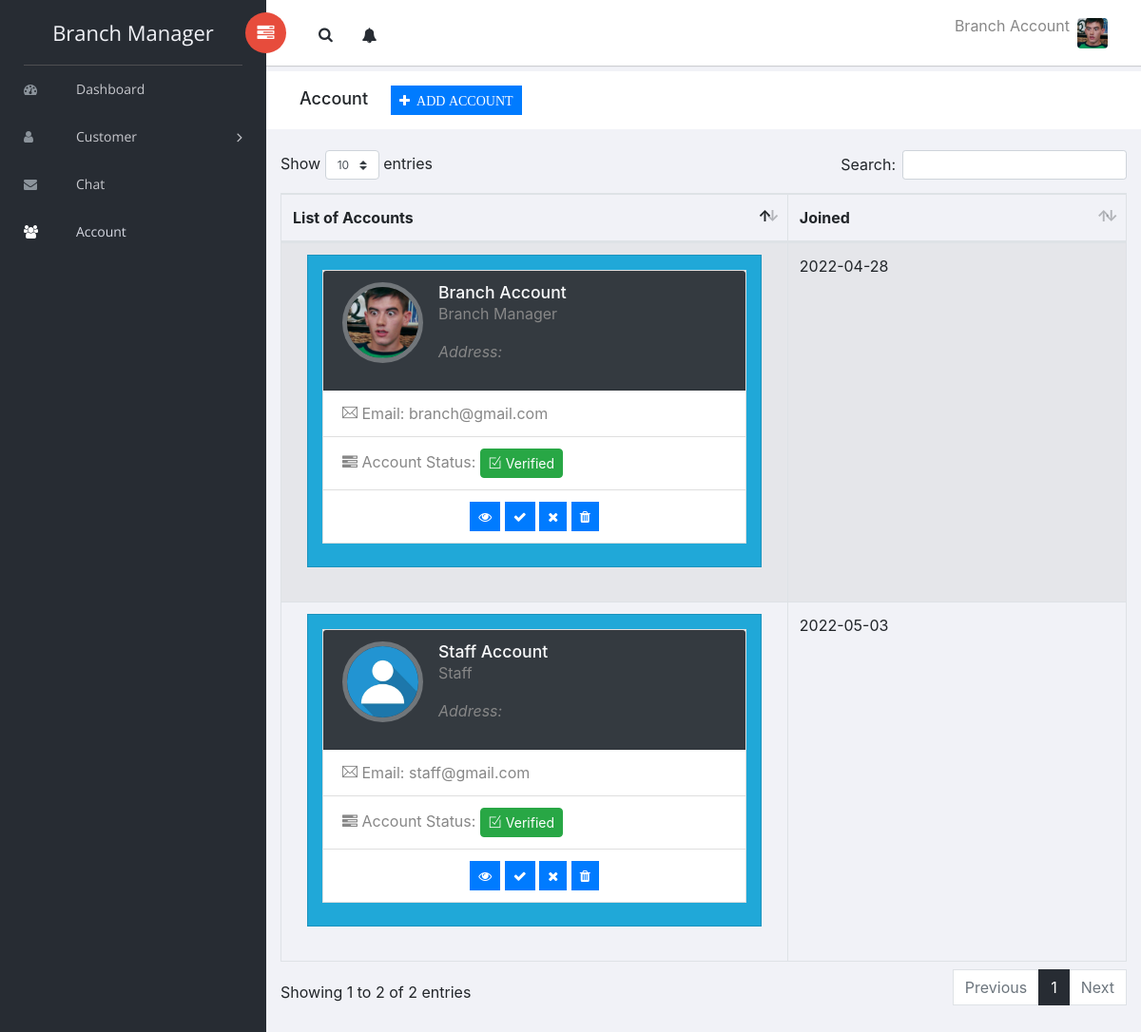
The page /branch_manager/account.php (signed in) on the database its author committed.
### tables this page shows
CREATE TABLE `users` (
  `id` int(11) NOT NULL,
  `first_name` varchar(255) NOT NULL,
  `last_name` varchar(255) NOT NULL,
  `username` varchar(255) NOT NULL,
  `email` varchar(255) NOT NULL,
  `password` varchar(255) NOT NULL,
  `usertype` varchar(255) DEFAULT NULL,
  `status` varchar(255) NOT NULL DEFAULT 'Pending',
  `signup_date` varchar(255) NOT NULL
);

CREATE TABLE `personal` (
  `personal_id` int(11) NOT NULL,
  `user_id` int(11) NOT NULL,
  `middle_name` varchar(255) DEFAULT NULL,
  `category` varchar(255) NOT NULL,
  `address` varchar(255) NOT NULL,
  `dob` varchar(255) NOT NULL DEFAULT 'Not Set',
  `mobile` varchar(255) DEFAULT NULL,
  `card_number` varchar(255) DEFAULT NULL,
  `mother_name` varchar(255) NOT NULL,
  `father_name` varchar(255) NOT NULL,
  `spouse_name` varchar(255) DEFAULT NULL,
  `contact_person` varchar(255) NOT NULL,
  `contact_number` varchar(255) NOT NULL,
  `s_contact_number` varchar(255) DEFAULT NULL,
  `company_affiliated` varchar(255) NOT NULL,
  `company_address` varchar(255) NOT NULL,
  `company_number` varchar(255) NOT NULL,
  `position` varchar(255) DEFAULT NULL,
  `work_status` varchar(255) DEFAULT NULL,
  `image` varchar(255) DEFAULT NULL
);

### classes/User.php (called while the page is built, shortened)
<?php
class User
{
    private $user;
    private $con;
    public function __construct($con, $user)
    {
        $this->con = $con;
        $user_details_query = mysqli_query($con, "SELECT * FROM users WHERE username='$user'");
        $this->user = mysqli_fetch_array($user_details_query);
    }
    public function getFirstAndLastName()
    {
        $username = $this->user['username'];
        $query = mysqli_query($this->con, "SELECT first_name, last_name FROM users WHERE username='$username'");
        $row = mysqli_fetch_array($query);
        return $row['first_name'] . " " . $row['last_name'];
    }
    public function getAvatar()
    {
        $id = $this->user['id'];
        $query = mysqli_query($this->con, "SELECT image FROM personal WHERE user_id='$id'");
        $row = mysqli_fetch_array($query);
        return $row['image'];
    }
}

### branch_manager/account.php (the view, shortened to what this page needs)
<?php
require("../app/config/connect.php");
include("../classes/User.php");
?>
<!doctype html>
<html class="no-js" lang="en">
<head>
    <link rel="stylesheet" href="vendors/bootstrap/dist/css/bootstrap.min.css">
    <link rel="stylesheet" href="vendors/font-awesome/css/font-awesome.min.css">
    <link rel="stylesheet" href="vendors/themify-icons/css/themify-icons.css">
    <link rel="stylesheet" href="vendors/flag-icon-css/css/flag-icon.min.css">
    <link rel="stylesheet" href="vendors/selectFX/css/cs-skin-elastic.css">
    <link rel="stylesheet" href="vendors/jqvmap/dist/jqvmap.min.css">
    <link rel="stylesheet" href="assets/css/style.css">
    <link rel="stylesheet" href="../resources/css/toastr.min.css">
    <link rel="stylesheet" href="vendors/datatables.net-bs4/css/dataTables.bootstrap4.min.css">
    <link rel="stylesheet" href="vendors/datatables.net-buttons-bs4/css/buttons.bootstrap4.min.css">
</head>
<body>
    <?php
    include "./body/sidebar.php"
    ?>
    <div id="right-panel" class="right-panel">
        <?php
        include "./body/header.php"
        ?>
        <div class="breadcrumbs">
            <div class="col-sm-4">
                <div class="page-header float-left">
                    <div class="page-title">
                        <h1>Account&nbsp
                            &nbsp&nbsp
                            <button type="submit" class="btn btn-primary btn-sm" data-toggle="modal" data-target="#add"><i class="fa fa-plus">&nbsp&nbspADD ACCOUNT</i>
                            </button>
                        </h1>
                    </div>
                </div>
            </div>
        </div>
        <div class="content mt-3 mb-5">
            <table id="bootstrap-data-table-export" class="table table-striped table-bordered">
                <thead>
                    <tr>
                        <th>
                            List of Accounts
                        </th>
                        <th>
                            Joined
                        </th>
                    </tr>
                </thead>
                <tbody>
                    <?php
                    $sql = "SELECT * FROM users INNER JOIN personal ON personal.user_id = users.id WHERE usertype='Branch Manager' OR usertype='Staff'";
                    $result = $con->query($sql);
                    if ($result->num_rows > 0) {
                        while ($row = $result->fetch_assoc()) {
                    ?>
                            <tr>
                                <td width="60%">
                                    <div class="col-12">
                                        <div class="card text-white bg-flat-color-1">
                                            <div class="card-body pb-0">
                                                <aside class="profile-nav alt">
                                                    <section class="card">
                                                        <div class="card-header user-header alt bg-dark">
                                                            <div class="media">
                                                                <a href="#">
                                                                    <img class="align-self-center rounded-circle mr-3" style="width:85px; height:85px;" alt="" src="../resources/img/uploads/<?php echo ($row['image'] != "") ? $row['image'] : 'default.jpg'; ?>">
                                                                </a>
                                                                <div class="media-body">
                                                                    <h4 class="text-light display-6">
                                                                        <?php echo $row['first_name']; ?>
                                                                        <?php echo $row['last_name']; ?>
                                                                    </h4>
                                                                    <p><?php echo $row['usertype']; ?></p>
                                                                    <p>
                                                                        <i>Address: <?php echo $row['address']; ?></i>
                                                                    </p>
                                                                </div>
                                                            </div>
                                                        </div>
                                                        <ul class="list-group list-group-flush">
                                                            <li class="list-group-item">
                                                                <a href="#"><i class="ti-email"></i> Email:
                                                                    <?php echo $row['email']; ?>
                                                                </a>
                                                            </li>
                                                            <li class="list-group-item">
                                                                <a href="#"> <i class="fa fa-tasks"></i> Account Status:
                                                                    <?php
                                                                    if ($row['status'] == 'Verified') {
                                                                        echo '<button class="btn btn-sm btn-success rounded"><i class="ti-check-box"></i> Verified</button>';
                                                                    } else if ($row['status'] == 'Pending') {
                                                                        echo '<button class="btn btn-sm btn-warning rounded"><i class="ti-info-alt"></i> Pending</button>';
                                                                    } else {
                                                                        echo '<button class="btn btn-sm btn-danger rounded"><i class="ti-flag-alt-2"></i> Rejected</button>';
                                                                    }
                                                                    ?>
                                                                </a>
                                                            </li>
                                                            <li class="list-group-item">
                                                                <center>
                                                                    <button type="submit" class="btn btn-primary btn-sm" data-toggle="modal" data-target="#view<?php echo $row['id'] ?>"><i class="fa fa-eye"></i> </button>
                                                                    <button type="submit" class="btn btn-primary btn-sm" data-toggle="modal" data-target="#approved<?php echo $row['id'] ?>"><i class="fa fa-check"></i></button>
                                                                    <button type="submit" class="btn btn-primary btn-sm" data-toggle="modal" data-target="#reject<?php echo $row['id'] ?>"><i class="fa fa-times"></i></button>
                                                                    <button type="submit" class="btn btn-primary btn-sm" data-toggle="modal" data-target="#delete<?php echo $row['id'] ?>"><i class="fa fa-trash"></i></button>
                                                                </center>
                                                            </li>
                                                        </ul>
                                                    </section>
                                                </aside>
                                            </div>
                                        </div>
                                    </div>
                                </td>
                                <td width="40%">
                                    <?php echo $row['signup_date'] ?>
                                </td>
                            </tr>
                    <?php
                        }
                    } else {
                        echo "0 results";
                    }
                    ?>
                </tbody>
            </table>
        </div>
    </div>
</body>
</html>

### branch_manager/body/header.php (shortened to what this page needs)
<?php
if (isset($_SESSION['username'])) {
    $userLoggedIn = $_SESSION['username'];
} else {
    header("Location: ../login");
}
?>
<header id="header" class="header">
    <div class="header-menu">
        <div class="col-sm-7">
            <a id="menuToggle" class="menutoggle pull-left"><i class="fa fa fa-tasks"></i></a>
            <div class="header-left">
                <button class="search-trigger"><i class="fa fa-search"></i></button>
                <div class="dropdown for-notification">
                    <button class="btn btn-secondary dropdown-toggle notification-button" type="button" id="notification" data-toggle="dropdown" aria-haspopup="true" aria-expanded="false">
                        <i class="fa fa-bell"></i>
                    </button>
                </div>
            </div>
        </div>
        <div class="col-sm-5">
            <div class="user-area dropdown float-right">
                <a href="#" class="dropdown-toggle" data-toggle="dropdown" aria-haspopup="true" aria-expanded="false">
                    <span>
                        <?php
                        $fullname_obj = new User($con, $userLoggedIn);
                        echo $fullname_obj->getFirstAndLastName();
                        ?>
                    </span>
                    <img class="user-avatar rounded ml-2" src="../resources/img/uploads/<?php $avatar_obj = new User($con, $userLoggedIn);
                                                                                        echo ($avatar_obj->getAvatar() != NULL) ?
                                                                                            $avatar_obj->getAvatar() : "/default.jpg";
                                                                                        ?>" alt="User Avatar">
                </a>
            </div>
        </div>
    </div>
</header>

### rows shown on the page
users: $fullname_obj->getFirstAndLastName() "Branch Account"
personal: image (picture), user.first_name "Branch", user.last_name "Account", user.usertype "Branch Manager", user.email "branch@gmail.com", user.signup_date "2022-04-28"
personal: user.first_name "Staff", user.last_name "Account", user.usertype "Staff", user.email "staff@gmail.com", user.signup_date "2022-05-03"
